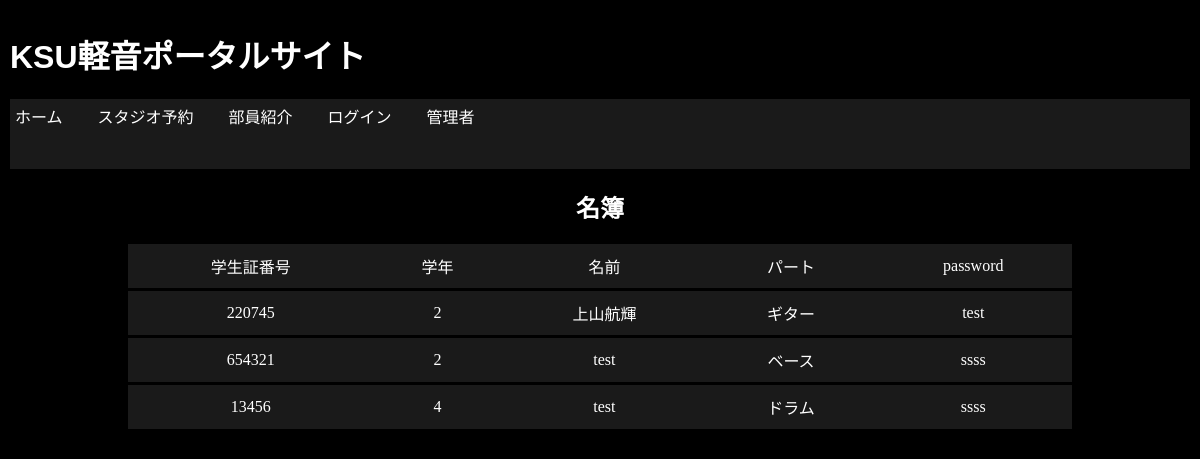
Screenshot of /users/namelist.php with the database file from the repository.
### tables this page shows
CREATE TABLE users (
    admin integer,
    /*
    0 = admin
    1 = member
    */
    number integer NOT NULL,
    grade integer NOT NULL, 
    name text NOT NULL, 
    part integer,
    /*
    vocal 0
    guitar 1
    keybord 2
    bass 3
    drum 4
    */
    password text NOT NULL,
    birthday integer
     );

### users/namelist.php (the view, shortened to what this page needs)
<?
require('../frames/header.php');
?>
<?php
try{
    $db = new PDO('sqlite:../keionportal.db');
    $query = "select * from users";
    $result = $db -> query($query);
?>
<html>
<body>
    <h2>名簿</h2>
    <table>
        <tr>
            <td>学生証番号</td>
            <td>学年</td>
            <td>名前</td>
            <td>パート</td>
            <td>password</td>
        </tr>
        <?php
        while ($row = $result ->fetch(PDO::FETCH_ASSOC)){
            echo "<tr>";
            echo "<td>".$row['number']."</td>";
            echo "<td>".$row['grade']."</td>";
            echo "<td>".$row['name']."</td>";
            echo "<td>";
            echo showpart($row['part']);
            echo "</td>";
            echo "<td>".$row['password']."</td>";
        }
        ?>
    </table>
<?php
}catch(PDOException $e){
    $message = "エラー。管理者に問い合わせてください。エラー文です{$e->getMessage()};";
    }
?>
</body>
</html>

### style.css (style rules this page uses)
body { background-color: #000000; margin: 0; color: white; font-family:'ＭＳ 明朝'; padding-bottom: 30px; padding: 10px; padding-right: 10px; text-align: center; }
h2 { text-align: center; font-weight: bold; font-family: sans-serif; }
table { margin: auto; background-color: rgb(26, 26, 26); color:white; width: 80%; border-collapse: collapse; border:0; }
td { text-align: center; border:0; border-bottom:3px solid black; padding:10px; }

### rows the page displays
users: number "220745", grade "2", name "上山航輝", part "ギター", password "test"
users: number "654321", grade "2", name "test", part "ベース", password "ssss"
users: number "13456", grade "4", name "test", part "ドラム", password "ssss"
